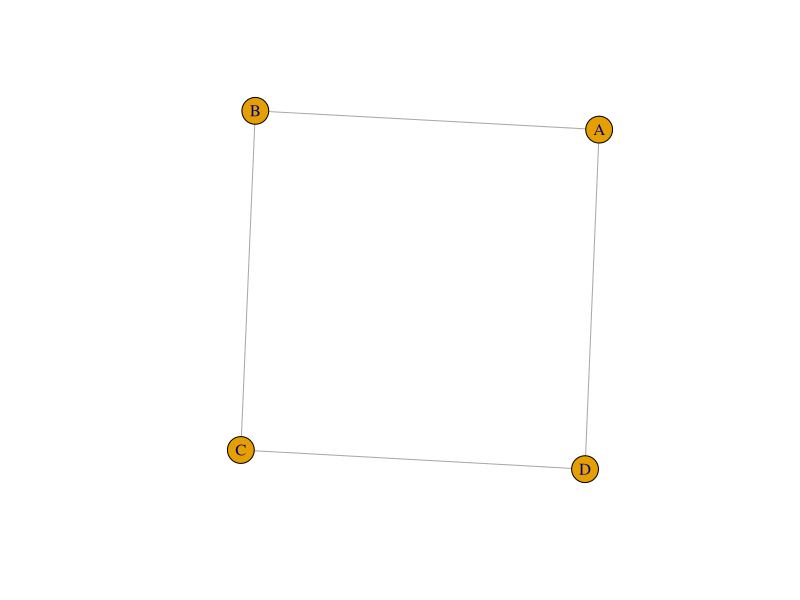

R code for this plot:
library(igraph)

# Vo Huong
help(make_graph)
vohuong<-make_graph(c("A","B", "B","C", "C","D", 'D','A'), directed = FALSE)
plot(vohuong)